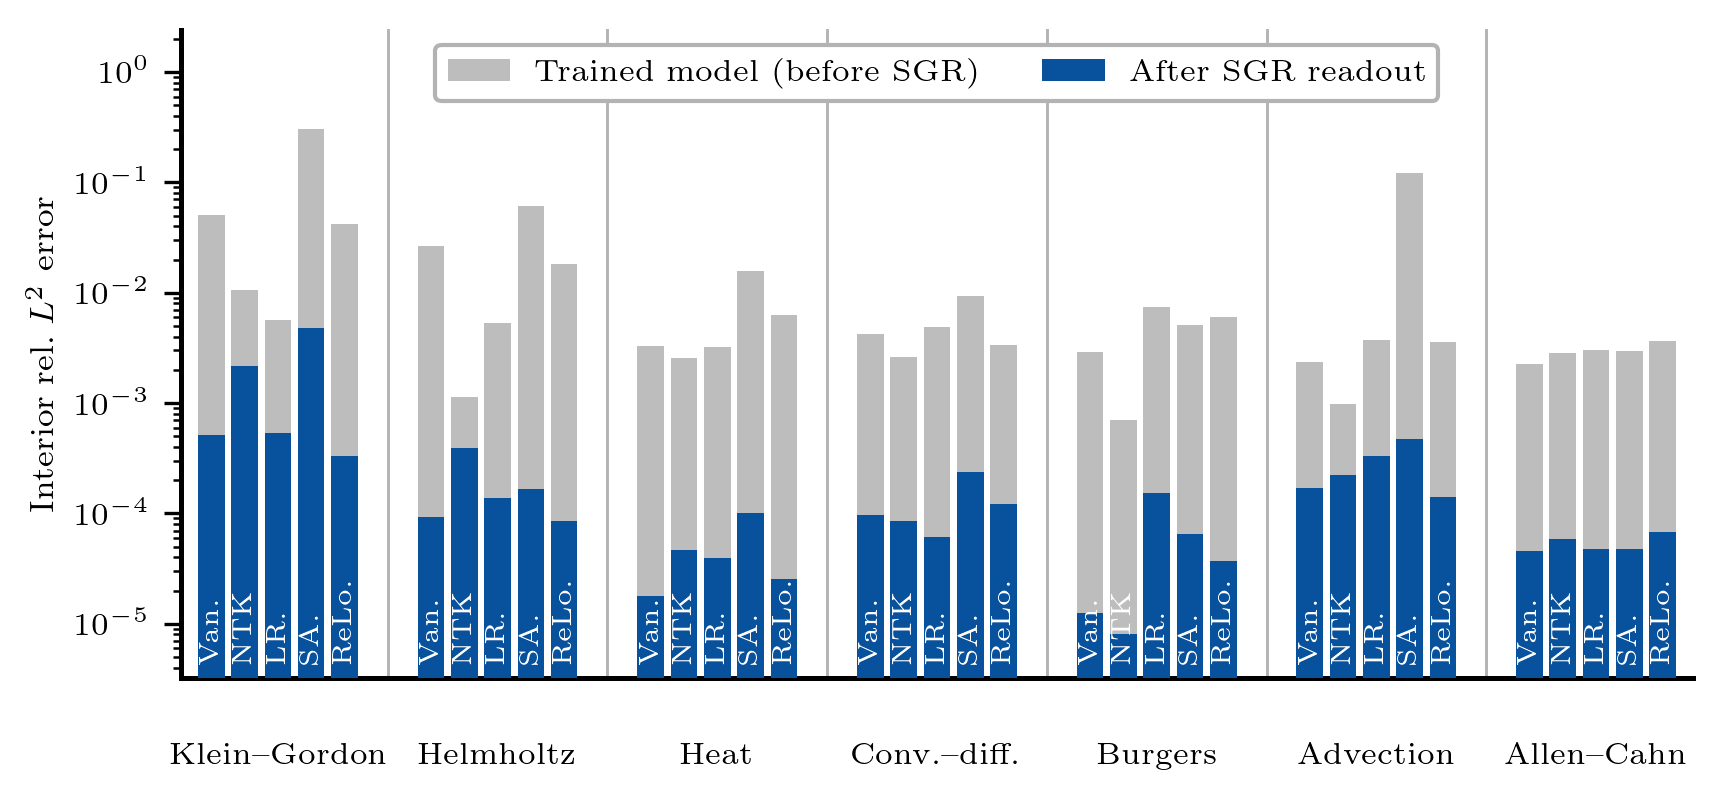

The Python source for this figure:
#!/usr/bin/env python3
"""Main comparison figure: interior relative L2 error of every weighting scheme
on the seven benchmarks, before (light) and after (dark) the spectral-gap
readout, mean over five seeds.  Reads results/runs/{pde}_{scheme}_seed*.json;
writes figures/multipde.{pdf,png}."""
import os, sys
_R = os.path.dirname(os.path.dirname(os.path.abspath(__file__)))          # release/
sys.path.insert(0, os.path.join(_R, 'src'))
os.chdir(os.path.join(_R, '..'))                                          # repository root
import glob
import json

import numpy as np
import matplotlib
matplotlib.use('Agg')
import matplotlib.pyplot as plt
import matplotlib.transforms as mtransforms
from matplotlib.patches import Patch

PDES = ['kg', 'helmholtz', 'heat', 'convection_diffusion', 'burgers', 'advection', 'allen_cahn']
PDE_LAB = ['Klein--Gordon', 'Helmholtz', 'Heat', 'Conv.--diff.', 'Burgers', 'Advection', 'Allen--Cahn']
SCHEMES = ['vanilla', 'ntk_trace', 'lr_anneal', 'sa_pinn', 'relobralo']
SCH_SHORT = ['Van.', 'NTK', 'LR.', 'SA.', 'ReLo.']
C_PRE, C_POST = '#bdbdbd', '#08519c'


def mean_over_seeds(pde, sch, key):
    xs = []
    for f in glob.glob(f'results/runs/{pde}_{sch}_seed*.json'):
        v = json.load(open(f))[key]
        if np.isfinite(v):                       # a diverged run records nan
            xs.append(v)
    return float(np.mean(xs)) if xs else np.nan


plt.rcParams.update({
    'text.usetex': True, 'font.family': 'serif', 'font.serif': ['Computer Modern Roman'],
    "font.size": 7.5, "axes.titlesize": 8.4, "axes.labelsize": 8.0, 'axes.linewidth': 1.2,
    'axes.edgecolor': 'black', 'xtick.direction': 'out', 'ytick.direction': 'out',
    'xtick.top': False, 'ytick.right': False, 'xtick.major.size': 4, 'ytick.major.size': 4,
    'axes.grid': False, 'legend.frameon': False, 'savefig.dpi': 300, 'savefig.bbox': 'tight',
})

nS, nP = len(SCHEMES), len(PDES)
stride = nS + 1.6
fig, ax = plt.subplots(figsize=(6.5, 3.0))
ax.set_yscale('log')
trans = mtransforms.blended_transform_factory(ax.transData, ax.transAxes)
vals = []
for i, p in enumerate(PDES):
    for j, sc in enumerate(SCHEMES):
        pre, post = mean_over_seeds(p, sc, 'pre_L2'), mean_over_seeds(p, sc, 'post_L2')
        pos = i * stride + j
        if np.isfinite(pre):
            ax.bar(pos, pre, 0.80, color=C_PRE, zorder=2); vals.append(pre)
        if np.isfinite(post):
            ax.bar(pos, post, 0.80, color=C_POST, zorder=3); vals.append(post)
        ax.text(pos, 0.02, SCH_SHORT[j], rotation=90, fontsize=6.6,
                ha='center', va='bottom', color='white', transform=trans, zorder=6)
ax.set_xticks([])
ax.set_xlim(-0.9, (nP - 1) * stride + nS - 0.1)
ax.set_ylim(min(vals) / 2.5, max(vals) * 8)
ax.set_ylabel(r'Interior rel.\ $L^2$ error')
ax.spines[['top', 'right']].set_visible(False)
for i, lab in enumerate(PDE_LAB):
    ax.text(i * stride + (nS - 1) / 2, -0.10, lab, transform=trans,
            ha='center', va='top', fontsize=7.5)
for i in range(1, nP):
    x = i * stride - 1.3
    ax.plot([x, x], [0.0, 1.0], transform=trans, color='0.7', lw=0.7,
            clip_on=False, zorder=1)
ax.legend(handles=[Patch(fc=C_PRE, label='Trained model (before SGR)'),
                   Patch(fc=C_POST, label='After SGR readout')],
          ncol=2, loc='upper center', fontsize=7.5,
          frameon=True, facecolor='white', edgecolor='0.7', framealpha=1.0)
fig.subplots_adjust(bottom=0.16)
for ext in ('pdf', 'png'):
    fig.savefig(f'release/figures/multipde.{ext}')
print('wrote release/figures/multipde.pdf')
